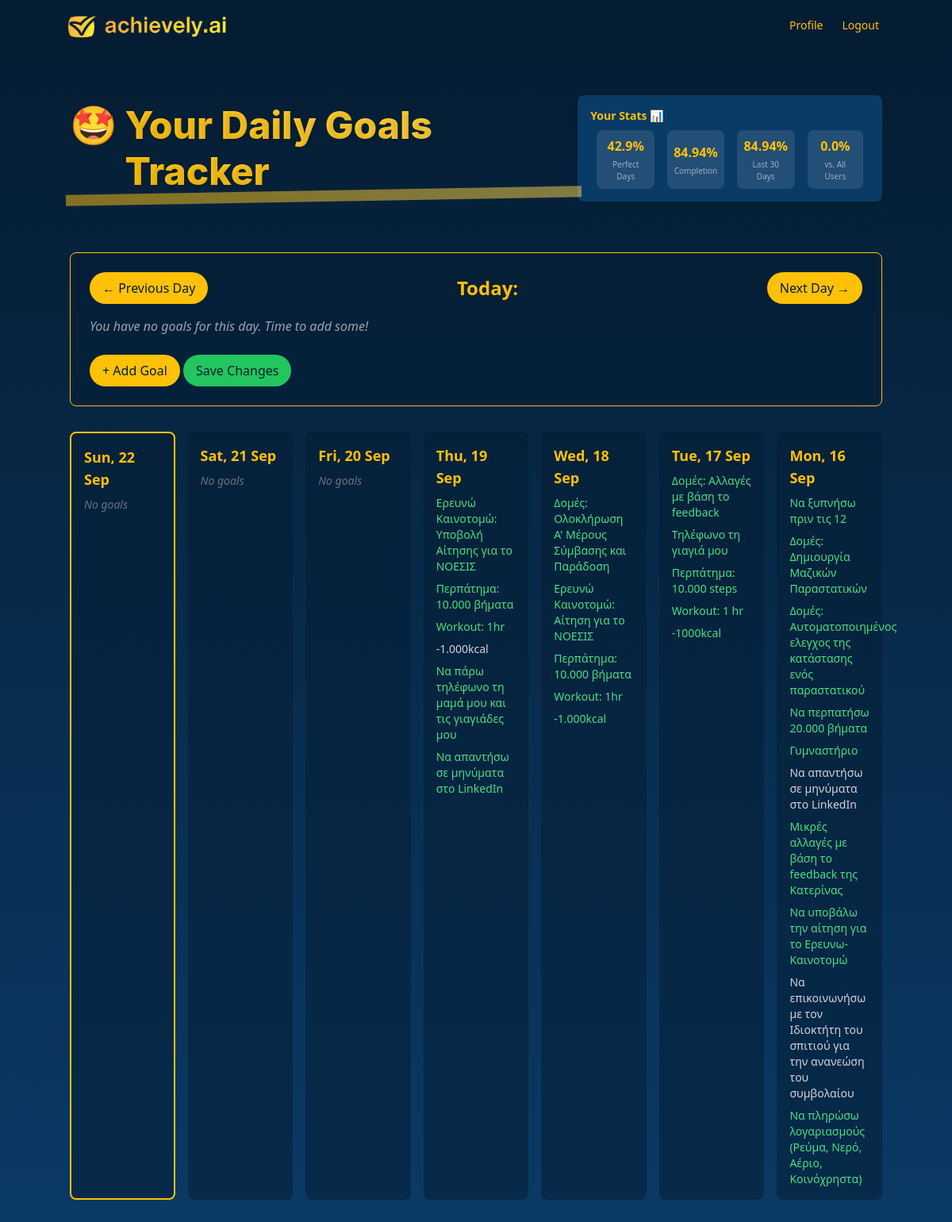
The app's page / (signed in) with its own data.
### tracker/models.py (models this page shows, shortened)
class Day(models.Model):
    user = models.ForeignKey(User, on_delete=models.CASCADE)
    date = models.DateField(default=date.today)
    notes = models.TextField(blank=True, null=True)
    class Meta:
        unique_together = ('user', 'date')

class Goal(models.Model):
    STATUS_CHOICES = [
        ('Pending', 'Pending'),
        ('Achieved', 'Achieved'),
        ('Failed', 'Failed'),
    ]
    RECURRENT_CHOICES = [
        ('date', 'Until Date'),
        ('year', 'For One Year'),
    ]
    day = models.ForeignKey(Day, related_name='goals', on_delete=models.CASCADE)
    title = models.CharField(max_length=255)
    notes = models.TextField(blank=True, null=True)
    status = models.CharField(max_length=8, choices=STATUS_CHOICES, default='Pending')
    category = models.ForeignKey(Category, on_delete=models.SET_NULL, null=True, blank=True)
    points = models.IntegerField(default=0)
    recurrent_until = models.CharField(max_length=10, choices=RECURRENT_CHOICES, blank=True, null=True)
    until_date = models.DateField(blank=True, null=True)

### tracker/views.py (the view)
# urls.py: path('', views.calendar_view, name='calendar'),
@login_required
def calendar_view(request):
    today = datetime.today().date()
    current_day, created = Day.objects.get_or_create(user=request.user, date=today)
    goals = Goal.objects.filter(day=current_day)
    past_week = [today - timedelta(days=i) for i in range(7)]
    days = Day.objects.filter(user=request.user, date__in=past_week).order_by('-date')
    context = {
        'current_day': current_day,
        'goals': goals,
        'days': days,
        'today': today,
    }
    return render(request, 'tracker/calendar.html', context)

### theme/templates/tracker/calendar.html (shortened to what this page needs)
{% extends 'base.html' %}
{% block content %}
{% include 'navbar.html' %}
<div class="min-h-screen bg-gradient-to-b from-[#051D33] to-[#0A3A66] text-white p-16">
    <div class="container mx-auto">
        <div class="flex justify-between items-center mb-16 relative">
            <h1 class="font-extrabold tracking-tight md:-mb-4 flex flex-col items-start lg:items-start  marker-effect">
                🤩<span class="gradient-text">Your Daily Goals Tracker</span>
            </h1>
            <div id="userStatistics" class="bg-[#0A3A66] p-4 rounded-lg shadow-lg">
                <h3 class="text-sm font-semibold text-[#FFC107] mb-2">Your Stats 📊</h3>
                <div class="flex space-x-4">
                    <div class="stat-item">
                        <span id="perfectDays" class="stat-value">0%</span>
                        <span class="stat-label">Perfect Days</span>
                    </div>
                    <div class="stat-item">
                        <span id="overallCompletionRate" class="stat-value">0%</span>
                        <span class="stat-label">Completion</span>
                    </div>
                    <div class="stat-item">
                        <span id="last30DaysComparison" class="stat-value">0%</span>
                        <span class="stat-label">Last 30 Days</span>
                    </div>
                    <div class="stat-item">
                        <span id="allUsersComparison" class="stat-value">0%</span>
                        <span class="stat-label">vs. All Users</span>
                    </div>
                </div>
            </div>
        </div>
        <div class="bg-[#051D33] bg-opacity-50 rounded-lg p-6 mb-8 border border-[#FFC107]">
            <div class="flex justify-between items-center mb-4">
                <button id="prevDayBtn" class="bg-[#FFC107] text-[#051D33] py-2 px-4 rounded-full hover:bg-[#FFD54F] transition-all duration-300">← Previous Day</button>
                <h2 id="currentDate" class="text-2xl font-semibold text-[#FFC107]">Today: {{ current_date|date:"d M Y" }}</h2>
                <button id="nextDayBtn" class="bg-[#FFC107] text-[#051D33] py-2 px-4 rounded-full hover:bg-[#FFD54F] transition-all duration-300">Next Day →</button>
            </div>
            <div id="goalsList" class="space-y-4">
                {% for goal in goals %}
                <div class="flex items-center justify-between bg-[#0A3A66] bg-opacity-50 p-4 rounded-lg transition-all duration-300 hover:bg-opacity-75">
                    <div class="flex items-center">
                        <input type="checkbox" id="goal-{{ goal.id }}" {% if goal.status == 'completed' %}checked{% endif %} class="form-checkbox h-5 w-5 text-[#FFC107] transition duration-150 ease-in-out">
                        <span class="ml-3 text-lg {% if goal.status == 'completed' %}line-through text-gray-400{% endif %}">{{ goal.title }}</span>
                    </div>
                </div>
                {% empty %}
                <p class="text-gray-400 italic">You have no goals for this day. Time to add some!</p>
                {% endfor %}
            </div>
            <button id="addGoalBtn" class="mt-6 inline-block bg-[#FFC107] text-[#051D33] py-2 px-4 rounded-full hover:bg-[#FFD54F] transition-all duration-300">+ Add Goal</button>
            <button id="saveGoalsBtn" class="bg-green-500 text-[#051D33] py-2 px-4 rounded-full hover:bg-green-600 transition-all duration-300">Save Changes</button>
        </div>
        <div class="grid grid-cols-1 md:grid-cols-3 lg:grid-cols-7 gap-4">
            {% for day in days %}
            <div class="bg-[#051D33] bg-opacity-50 rounded-lg p-4 {% if day.date == today %}border-2 border-[#FFC107]{% endif %} transition-all duration-300 hover:bg-opacity-75">
                <h3 class="text-lg font-semibold mb-2 text-[#FFC107]">{{ day.date|date:"D, d M" }}</h3>
                <ul class="space-y-2">
                    {% for goal in day.goals.all %}
                    <li class="text-sm {% if goal.status == 'completed' %}text-green-400{% else %}text-gray-300{% endif %}">
                        {{ goal.title }}
                    </li>
                    {% empty %}
                    <li class="text-sm text-gray-500 italic">No goals</li>
                    {% endfor %}
                </ul>
            </div>
            {% endfor %}
        </div>
    </div>
</div>
{% endblock %}

### theme/templates/base.html (shortened to what this page needs)
<!DOCTYPE html>
<html lang="en">
{% load static %}
<link href="{% static 'css/dist/styles.css' %}" rel="stylesheet">
<head>
    {% load static %}
    <link href="{% static 'css/dist/styles.css' %}" rel="stylesheet">
    <link rel="stylesheet" href="https://cdnjs.cloudflare.com/ajax/libs/font-awesome/6.0.0-beta3/css/all.min.css">
</head>
<body class="bg-gray-100">
    {% block content %}{% endblock %}
</body>
</html>

### theme/templates/navbar.html (shortened to what this page needs)
{% load static %}
<nav class="bg-[#051D33] border-b border-[#FFC107]">
    <div class="max-w-7xl mx-auto" style="padding-left: 3rem; padding-right: 3rem; padding-top:0.5rem;">
        <div class="flex items-center justify-between h-16">
            <div class="flex items-center">
                <div class="flex-shrink-0" style="padding-left: 2rem;">
                    <img style="height: 3rem; width: auto;" src="{% static 'img/logo.png' %}" alt="achievely.ai">
                </div>
            </div>
            <div class="flex items-center">
                <div class="ml-4 flex items-center md:ml-6" style="padding-right: 2rem;">
                    <a href="{% url 'profile' %}" class="text-[#FFC107] hover:bg-[#0A3A66] px-3 py-2 rounded-md text-sm font-medium">Profile</a>
                    <form action="{% url 'logout' %}" method="post" class="inline-block ml-2">
                        <button type="submit" class="text-[#FFC107] hover:bg-[#0A3A66] px-3 py-2 rounded-md text-sm font-medium">Logout</button>
                    </form>
                </div>
            </div>
        </div>
    </div>
</nav>

### theme/templates/tracker/calendar.html (style rules this page uses)
#userStatistics { font-size: 0.75rem; transition: all 0.3s ease-in-out; }
.stat-item { display: flex; flex-direction: column; align-items: center; justify-content: center; text-align: center; background-color: rgba(255, 255, 255, 0.1); padding: 0.5rem; border-radius: 0.5rem; min-height: 4rem; margin-left: 0.5rem; margin-right: 0.5rem; }
.stat-value { font-size: 1rem; font-weight: bold; color: #FFC107; }
.stat-label { font-size: 0.625rem; color: #A0AEC0; margin-top: 0.25rem; }
.marker-effect { position: relative; z-index: 1; }
.gradient-text { background: linear-gradient(45deg, #FFC107, #FFD54F); -webkit-background-clip: text; background-clip: text; color: transparent; }
.gradient-text { background: linear-gradient(45deg, #FFC107, #FFD54F); -webkit-background-clip: text; background-clip: text; color: transparent; position: relative; padding-left: 0.2em; }
.marker-effect::after { content: ''; position: absolute; left: -0.1em; right: -0.1em; bottom: -0.2em; height: 0.3em; background: linear-gradient(45deg, rgba(255, 193, 7, 0.5), rgba(255, 213, 79, 0.5)); z-index: -1; transform: rotate(-1deg); }
h1 { font-family: 'Inter', sans-serif; text-shadow: 2px 2px 4px rgba(0,0,0,0.1); font-weight: 800; font-size: 3rem; line-height: 1.2; }

### records on screen
Day: date "Sun, 22 Sep"
Day: date "Sat, 21 Sep"
Day: date "Fri, 20 Sep"
Day: date "Thu, 19 Sep"
Goal: title "Ερευνώ Καινοτομώ: Υποβολή Αίτησης για το ΝΟΕΣΙΣ"
Goal: title "Περπάτημα: 10.000 βήματα"
Goal: title "Workout: 1hr"
Goal: title "-1.000kcal"
Goal: title "Να πάρω τηλέφωνο τη μαμά μου και τις γιαγιάδες μου"
Goal: title "Να απαντήσω σε μηνύματα στο LinkedIn"
Day: date "Wed, 18 Sep"
Goal: title "Δομές: Ολοκλήρωση Α' Μέρους Σύμβασης και Παράδοση"
Goal: title "Ερευνώ Καινοτομώ: Αίτηση για το ΝΟΕΣΙΣ"
Goal: title "Περπάτημα: 10.000 βήματα"
Goal: title "Workout: 1hr"
Goal: title "-1.000kcal"
Day: date "Tue, 17 Sep"
Goal: title "Δομές: Αλλαγές με βάση το feedback"
Goal: title "Τηλέφωνο τη γιαγιά μου"
Goal: title "Περπάτημα: 10.000 steps"
Goal: title "Workout: 1 hr"
Goal: title "-1000kcal"
Day: date "Mon, 16 Sep"
Goal: title "Να ξυπνήσω πριν τις 12"
Goal: title "Δομές: Δημιουργία Μαζικών Παραστατικών"
Goal: title "Δομές: Αυτοματοποιημένος ελεγχος της κατάστασης ενός παραστατικού"
Goal: title "Να περπατήσω 20.000 βήματα"
Goal: title "Γυμναστήριο"
Goal: title "Να απαντήσω σε μηνύματα στο LinkedIn"
Goal: title "Μικρές αλλαγές με βάση το feedback της Κατερίνας"
Goal: title "Να υποβάλω την αίτηση για το Ερευνω-Καινοτομώ"
Goal: title "Να επικοινωνήσω με τον Ιδιοκτήτη του σπιτιού για την ανανεώση του συμβολαίου"
Goal: title "Να πληρώσω λογαριασμούς (Ρεύμα, Νερό, Αέριο, Κοινόχρηστα)"
